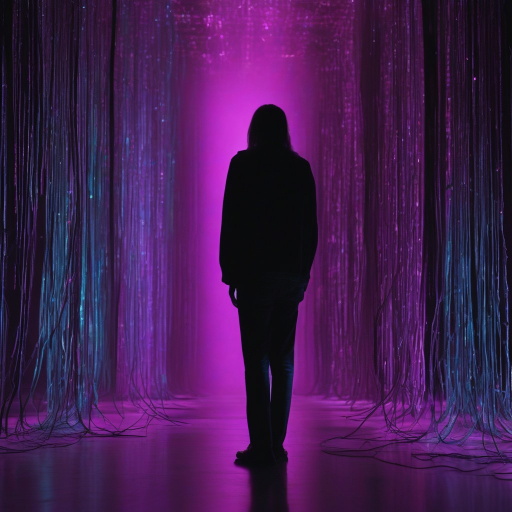
#> input picture automation/reels/library/ai-model.jpg, 1024 x 1024 px (shown at 1/2 size)
$ python -i scenes.py   (imports and definitions only)
#> lines starting #> are read from the running program, lines starting #| are printed output that depends on the picture
#> further down, picture is the input picture: PIL image 1024x1024 RGB; mean R, G, B 66.6, 28.1, 80
"""Story-themed scene picker for AIFeed Reels (free sources only, never anything that can bill).

Cascade (first one that passes its quality gate wins):
  0. cache       - a raw scene already rendered for this slug (AIFEED_SCENE_CACHE dir; samples/tests only)
  1. cloudflare  - Workers AI flux-1-schnell; ONLY when AIFEED_SCENE_CF=on (the live autopilot sets it; samples, dry runs
                   and manual renders never do, so they cannot drain the free 10k neurons/day). A dark scene is lifted; a
                   scene that came back but failed the gate is retried once with a brighter prompt (not on 429/errors).
  2. ovh         - OVHcloud AI Endpoints SDXL, anonymous (no account, no key, no card; 2 requests/min per IP) with a
                   negative prompt against text/people. Disable with AIFEED_SCENE_OVH=off.
  3. generated   - Pollinations' keyless endpoint (unreliable: 402 when busy; disable with AIFEED_SCENE_GEN=off)
  4. library     - a bundled pre-made dramatic scene for the story's theme (automation/reels/library); always available,
                   so it comes BEFORE the photo tiers (Javier's call: a ready-made dramatic scene beats a weak photo)
  5. story       - the story's own photo, only if it is a real photo, not a screenshot, and not posed people
  6. openverse   - Openverse scene search on the AI's scene keywords + theme keywords (CC0/PDM/CC BY/CC BY-SA)
  7. commons     - Wikimedia Commons scene search on the same keywords
                   (5-7 are only reached if the library is missing; set AIFEED_SCENE_ORDER to put photos earlier)
Photo sources (story/openverse/commons/feed) also reject posed people: titles like 'visits', 'meets', 'Secretary',
'portrait', 'handshake' and a cheap skin-area heuristic.
Every accepted scene is fitted to 9:16 with the subject kept in the upper half (above the headline band).
"""
import hashlib, io, json, math, os, re, sys, urllib.error, urllib.parse, urllib.request
import numpy as np
from PIL import Image, ImageFilter

UA = {'User-Agent': 'aifeed-reels/1.0 (https://aifeed.run)'}
HERE = os.path.dirname(os.path.abspath(__file__))
LIB_DIR = os.path.join(HERE, 'library')
FREE_LICENSES = re.compile(r'^(CC0|Public domain|CC BY(-SA)? [0-9.]+|No restrictions)$', re.I)
STYLE = ('photorealistic cinematic editorial news photograph, dramatic low-key lighting, deep shadows, rim light, '
         'shallow depth of field, the main subject clearly lit and readable, centered horizontally in the upper half of the frame, '
         'the lower part of the frame falls off into dark shadow, completely text-free image: no text, no letters, no numbers, '
         'no digits, no words, no signage, no signs, no labels, no name plates, no lecterns or podiums, no laptops, no posters, '
         'no logos, no brand marks, no watermark, any screen shows only abstract glowing lines on black with nothing written on it, '
         'no recognizable real person, people only as silhouettes or seen from behind, 35mm film grain')
# retry variant when the first Cloudflare scene is too dark: same subject, brighter key light (still moody, still text-free)
BRIGHT_STYLE = STYLE.replace('dramatic low-key lighting, deep shadows, rim light',
                             'dramatic but bright lighting, a strong warm key light fully illuminating the subject, glowing highlights, '
                             'medium exposure, rim light').replace('the lower part of the frame falls off into dark shadow',
                             'the lower third of the frame is darker')
# scene descriptions that invite fake writing; such LLM scene prompts are replaced by the theme scene
TEXT_PRONE = re.compile(r'\b(signs?|signage|lecterns?|podiums?|name ?plates?|laptops?|phones?|smartphones?|documents?|papers?|'
                        r'newspapers?|headlines?|books?|posters?|banners?|billboards?|storefronts?|labels?|dashboards?|'
                        r'keyboards?|notebooks?|whiteboards?|placards?|letters?|words?|text|caption|logo|brand|ticker|'
                        r'numbers?|digits?|charts? with|spreadsheets?|tablets?|monitors? showing|screens? showing|mixing (desk|console)|consoles?)\b', re.I)

# theme rules: (regex on headline+summary, scene subject for generation, Commons keyword queries)
THEMES = [
    (r'credit default|cds|\bdebt\b|bond|default|distress|selloff|sell-off|plunge|crash|bubble|losses?\b',
     'a stressed trader seen in profile silhouette in the upper half of the frame, head in hand, rim-lit by red light, in front of a wall of blurred monitors that show only thick glowing red downward-crashing lines on pure black, the trader centered in the frame',
     ['stock market crash screen red', 'trading floor screens']),
    (r'genom|\bdna\b|gene\b|genes\b|protein|biolog|cell\b|drug discovery|alphafold',
     'a colossal glowing cyan DNA double helix hologram filling the whole upper half of the frame from edge to edge, twisting diagonally, violently glitching and fragmenting into hundreds of red and cyan shards and particles, in a vast pitch-black space, a tiny lone silhouette seen from behind far below it looking up',
     ['DNA gel electrophoresis UV', 'DNA sequencing laboratory']),
    (r'data ?cent|datacenter|server|compute|gpu cluster|coreweave|stargate|power grid|electricity',
     'a long dark data center corridor of server racks with blue status lights vanishing into the distance, a lone silhouette walking away in hard backlight',
     ['data center server racks', 'server room']),
    (r'chip|semiconductor|nvidia|tsmc|\bamd\b|wafer|export control',
     'a dramatic macro shot of a glowing processor chip on a circuit board, blank unmarked surface, red and blue light trails, filling the upper half of the frame',
     ['silicon wafer', 'computer chip macro']),
    (r'fbi|arrest|spy|espionage|lawsuit|court|judge|sued|indict|police|charges',
     'a lone man silhouette standing in a vast dark empty room, seen from behind, caught in a single hard white spotlight from above, red and blue police light streaming through window blinds behind him, long dramatic shadow, bare empty floor, no furniture',
     ['courtroom', 'police tape night']),
    (r'congress|senate|white house|regulat|law\b|bill\b|policy|government|ban\b|eu ai act',
     'the US Capitol dome at night under dramatic storm clouds and lightning, red and blue light, the dome in the upper half of the frame',
     ['United States Capitol night']),
    (r'robot|humanoid|optimus|autonomous|self-driving|waymo|drone',
     'a humanoid robot head and shoulders in a dark factory, hard rim light, looking at its own raised hand, in the upper half of the frame',
     ['humanoid robot', 'industrial robot arm']),
    (r'music|song|singer|artist|youtube|spotify|film|hollywood|actor|voice clone',
     'a large vintage chrome studio microphone, brightly lit by a single warm golden spotlight, large in the upper half of the frame, a glowing golden audio waveform floating in the dark air beside it, empty dark background, no equipment, no people',
     ['recording studio microphone', 'concert stage lights']),
    (r'phone|smartphone|iphone|pixel|call|assistant|voice',
     'a hand silhouette lit by a soft glow from below in a dark room, abstract light trails',
     ['smartphone in hand dark']),
    (r'safety|risk|danger|harm|security|hack|breach|leak|vulnerab|malware',
     'a dark room washed in pulsing red alert light, a silhouette seen from behind facing a wall of abstract red light',
     ['security operations center', 'server room red light']),
    (r'funding|raises|valuation|ipo|investor|billion|acquisition|acquire|deal',
     'a lone silhouette at the floor-to-ceiling window of a dark glass skyscraper at night overlooking a glowing city',
     ['skyscraper boardroom night', 'stock exchange']),
    (r'health|medical|hospital|doctor|patient|clinic|\bfda\b|cancer|diagnos',
     'a dark hospital corridor at night, a single gurney silhouette under a hard cold overhead light, teal and red glow, long shadows, no people',
     ['hospital corridor night', 'operating room lights']),
    (r'model|llm|chatbot|gpt|gemini|claude|grok|openai|anthropic|agent',
     'a lone silhouette seen from behind facing a towering wall of flowing neural network light, glowing threads and nodes, dark room',
     ['neural network visualization', 'computer screen code dark']),
]
# library keys, parallel to THEMES (+ 'default'); automation/reels/library/library.json maps each key to bundled scenes
THEME_KEYS = ['markets', 'genome', 'datacenter', 'chip', 'legal', 'policy', 'robot', 'music', 'device', 'security',
              'funding', 'medical', 'ai-model']
DEFAULT_THEME = ('a silhouette at a dark window overlooking glowing city lights at night',
                 ['computer screen code dark'])


# [24 lines left out: functions theme_for, theme_key, scene_prompt, not called in this run]


def scene_keywords(post):
    kw = [k for k in (post.get('sceneKeywords') or []) if isinstance(k, str) and k.strip()]
    return kw[:3] + theme_for(post)[1]


# ---------- rule-based punch headline (used when the pipeline has no LLM punch) ----------
CUT = re.compile(r'\s(?:as|amid|after|while|because|according to|despite|following|with|says|said|tells|who|which|that)\s|[:\u2014\u2013;]|,\s', re.I)
FILLER = {'the', 'a', 'an', 'our', 'its', 'their', 'very', 'really', 'just'}
TAIL_STOP = {'of', 'to', 'with', 'for', 'on', 'in', 'and', 'or', 'who', 'will', 'can', 'must', 'the', 'a', 'an', 'is', 'are', 'at', 'by'}
MAXCH = 58  # Anton at poster size fits ~14-15 chars per line; 4 lines


# [36 lines left out: functions _balanced, rule_punch, not called in this run]


STOPW = {'a', 'an', 'the', 'of', 'to', 'for', 'in', 'on', 'at', 'by', 'and', 'or', 'with', 'as', 'is', 'are', 'its', 'from', 'over', 'into'}


# [41 lines left out: functions word_root, same_root, repeated_roots, valid_punch, not called in this run]


# ---------- quality gate ----------
def detail(img):
    g = np.asarray(img.convert('L').resize((270, 480))).astype(np.float32)
    return float(np.abs(np.diff(g, axis=1)).mean() + np.abs(np.diff(g, axis=0)).mean())


# [19 lines left out: function gate, not called in this run]


MAX_STRETCH, MIN_GAMMA, NEAR_BLACK = 1.5, .6, 9.0


# [28 lines left out: functions lift, flat_fraction, not called in this run]


POSED = re.compile(r'\b(visit(s|ed|ing)?|meets?|meeting|secretary|minister|president|governor|senator|congress(man|woman)|mayor|'
                   r'ambassador|chairman|chairwoman|ceo|founder|portrait|headshot|head shot|handshake|shak(es|ing) hands|'
                   r'pose[sd]?|posing|ceremony|signing|delegation|press conference|speaks?|speaking|speech|interview|award|'
                   r'summit|official photo|greets?|tours?|toured|welcomes?|delivers? remarks|keynote|panel)\b', re.I)


# photos that are really charts, documents, scans or graphics (they carry text/numbers)
GRAPHIC = re.compile(r'\b(chart|graph|diagram|plot|map|screenshot|screen ?shot|infographic|logo|poster|document|scan|'
                     r'microscop\w*|afm|sem image|texture|pattern|wallpaper|render(ing)?|illustration|vector|icon|sign)s?\b', re.I)


# [40 lines left out: functions skin_fraction, saturation, posed_reason, photo_gate, not called in this run]


# ---------- 9:16 fitting ----------
def fit_portrait(img, W=1080, H=1920, top_frac=.03):
    """Landscape scene -> 9:16 keeping the most detailed vertical band (the subject), extended top/bottom with the
    image's own edge tones, subject in the upper half. Portrait images are just cover-cropped."""
#> called with W = 1080, H = 1920, top_frac = 0.03
    img = img.convert('RGB'); w, h = img.size
    if 0.75 < w / h <= 1.25:
        # square-ish (Workers AI flux-1-schnell returns 1024x1024): keep the full frame at full width, high in the canvas,
        # so the subject sits above the headline band; extend above/below with the image's own edge tones
        # slight push-in (1.12x, centered crop) and the image's center (where flux puts the subject) at ~30% of the
        # frame height, so the subject sits in the upper half, clear of the headline band (y 900-1520)
        s = 1.12 * W / w; im = img.resize((int(w * s + .5), int(h * s + .5)), Image.LANCZOS)
        l = (im.width - W) // 2; up = max(0, int(im.height / 2 - H * .27))  # image center at ~27% of the frame height
        im = im.crop((l, up, l + W, im.height)); a = np.asarray(im).astype(np.float32)
#> after `im = im.crop((l, up, l + W, im.height))`:
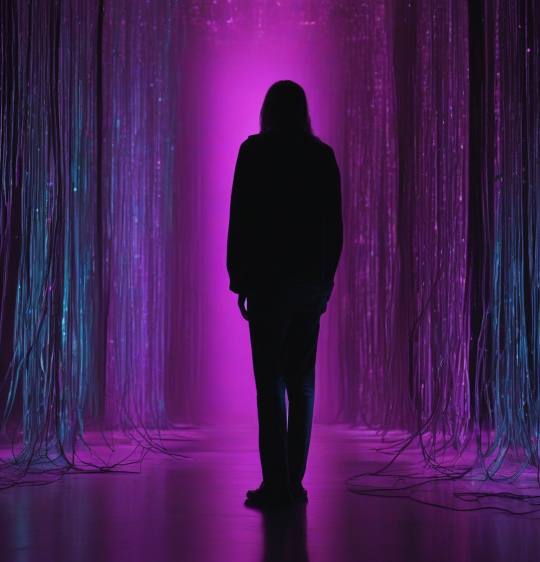
#> im: PIL image 1080x1124 RGB (shown at 1/2 size); mean R, G, B 70.4, 29.1, 84.4
        hh = a.shape[0]; top = 0; c = np.zeros((H, W, 3), np.float32)
        tb, bb = a[:20].mean((0, 1)), a[-40:].mean((0, 1))
#> tb = [73.74, 25.33, 76.8]; bb = [60.8, 22.27, 68]
        c[:top] = tb; c[top:top + hh] = a[:H - top]; c[top + hh:] = bb
#> after `c[top:top + hh] = a[:H - top]`:
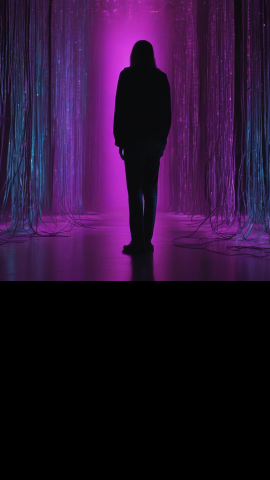
#> c: shape (1920, 1080, 3) float32 (shown at 1/4 size); mean of channels 0, 1, 2 41.2, 17, 49.4; drawn as R, G, B
#> after `c[top + hh:] = bb`:
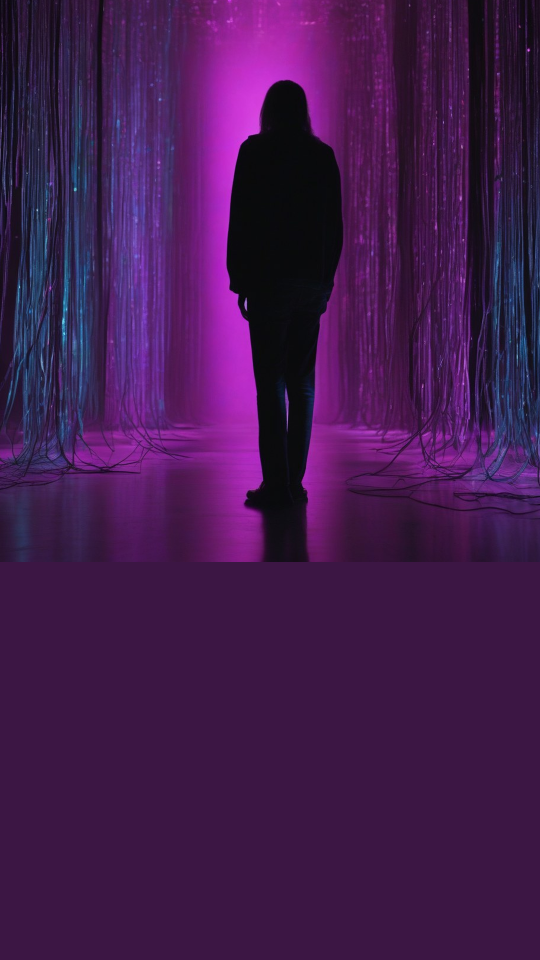
#> c: shape (1920, 1080, 3) float32 (shown at 1/2 size); mean of channels 0, 1, 2 67.7, 27, 77.7; drawn as R, G, B
        f = 90
        for i in range(f):
            t = i / f
            if top: c[top + i] = tb * (1 - t) + a[i] * t
            if top + hh <= H: c[top + hh - f + i] = a[hh - f + i] * (1 - t) + bb * t
        c += np.random.default_rng(1).normal(0, 2.5, c.shape)
        return Image.fromarray(c.clip(0, 255).astype('uint8')).filter(ImageFilter.UnsharpMask(2, 50, 2))
    if w / h <= 0.75:
        s = max(W / w, H / h); im = img.resize((int(w * s + .5), int(h * s + .5)), Image.LANCZOS)
        l, t = (im.width - W) // 2, int((im.height - H) * .35)
        return im.crop((l, t, l + W, t + H))
    cw = min(w, int(h * .74))  # band ~ head-to-monitor width used on the approved covers
    g = np.asarray(img.convert('L')).astype(np.float32)
    energy = np.abs(np.diff(g, axis=1)).sum(0) + np.abs(np.diff(g, axis=0)).sum(0)[:-1]
    win = np.convolve(energy, np.ones(cw), 'valid')
    x0 = int(np.argmax(win)) if len(win) else 0
    a = np.asarray(img.crop((x0, 0, x0 + cw, h))).astype(np.float32)
    ch = int(cw * 16 / 9); top = int(ch * top_frac)
    c = np.zeros((ch, cw, 3), np.float32)
    tb, bb = a[:20].mean((0, 1)), a[-40:].mean((0, 1))
    c[:top] = tb; c[top:top + h] = a[:ch - top]; c[top + h:] = bb
    f = max(1, int(h * .08))
    for i in range(min(f, h)):
        t = i / f
        if top:
            c[top + i] = tb * (1 - t) + a[i] * t
        if top + h <= ch:
            c[top + h - f + i] = a[h - f + i] * (1 - t) + bb * t
    c += np.random.default_rng(1).normal(0, 3.0, c.shape)
    out = Image.fromarray(c.clip(0, 255).astype('uint8')).resize((W, H), Image.LANCZOS)
    return out.filter(ImageFilter.UnsharpMask(2, 60, 2))


# ---------- sources ----------
# [16 lines left out: function generated, not called in this run]


def cf_enabled():
    """Cloudflare's free daily allowance is shared by everything; only the live autopilot turns it on."""
    return os.environ.get('AIFEED_SCENE_CF', 'off').strip().lower() in ('on', '1', 'true', 'yes')


# [21 lines left out: function cloudflare, not called in this run]


SDXL_STYLE = ('photorealistic cinematic editorial news photograph, dramatic low-key lighting, rim light, deep shadows, '
              'subject in the upper half of the frame, dark lower third, 35mm film grain, highly detailed')
SDXL_NEG = ('text, letters, words, numbers, digits, writing, signage, sign, label, caption, logo, watermark, signature, '
            'face, portrait, close-up of a person, crowd, cartoon, illustration, drawing, graphic, 3d render, lowres, blurry, deformed, '
            'frame, border, white border, polaroid, vignette frame, bright overexposed')
OVH_URL = 'https://stable-diffusion-xl.endpoints.kepler.ai.cloud.ovh.net/api/text2image'


def sdxl_prompt(post):
    subject = scene_prompt(post).split(', photorealistic')[0]
    return subject + ', ' + SDXL_STYLE


# [52 lines left out: functions ovh, cached, library, not called in this run]


QSTOP = {'a', 'an', 'the', 'of', 'in', 'on', 'and', 'or', 'with', 'for', 'to', 'at', 'by', 'from', 'abstract', 'digital',
         'visualization', 'technology', 'concept', 'photo', 'image', 'dark', 'night', 'red', 'blue', 'light', 'lights'}


# [6 lines left out: function relevant, not called in this run]


OV_LICENSES = {'cc0': 'CC0', 'pdm': 'Public domain', 'by': 'CC BY', 'by-sa': 'CC BY-SA'}


# [39 lines left out: functions openverse, story_photo, not called in this run]


def clean(s):
    import html
    return re.sub(r'\s+', ' ', html.unescape(re.sub(r'<[^>]+>', ' ', s or ''))).strip()


# [25 lines left out: function commons, not called in this run]


DEFAULT_ORDER = 'cache,cloudflare,ovh,generated,library,story,openverse,commons'  # ready-made library before photos
GENERATED = ('cloudflare', 'cloudflare-bright', 'ovh', 'generated', 'cache')


# [56 lines left out: function pick_scene, not called in this run]

>>> from PIL import Image
>>> picture = Image.open('library/ai-model.jpg')
>>> result = fit_portrait(picture)

$ run again, on automation/reels/library/datacenter.jpg
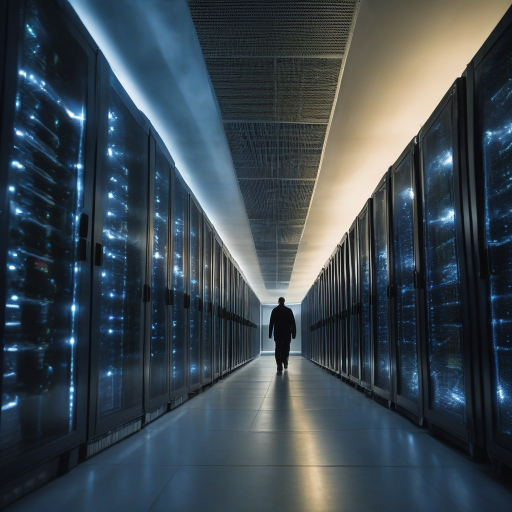
#> input picture automation/reels/library/datacenter.jpg, 1024 x 1024 px (shown at 1/2 size)
#> picture is the input picture: PIL image 1024x1024 RGB; mean R, G, B 59.6, 71.2, 79.1
#> in fit_portrait, `im = im.crop((l, up, l + W, im.height))`:
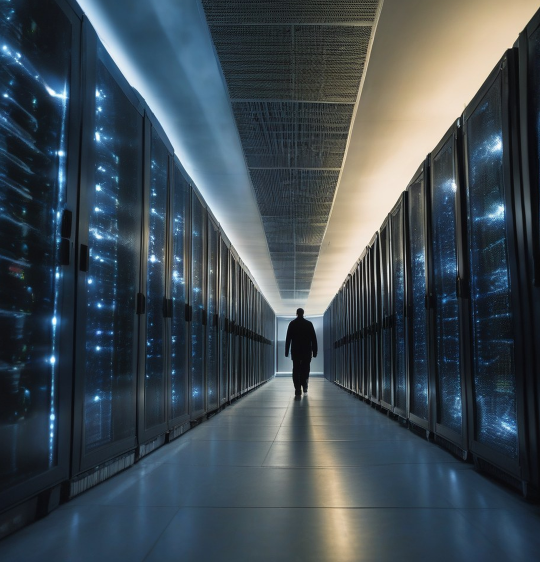
#> im: PIL image 1080x1124 RGB (shown at 1/2 size); mean R, G, B 63.4, 74.9, 82.6
#> tb = [77.77, 85.54, 84.8]; bb = [54.55, 69.74, 81.06]
#> in fit_portrait, `c[top + hh:] = bb`:
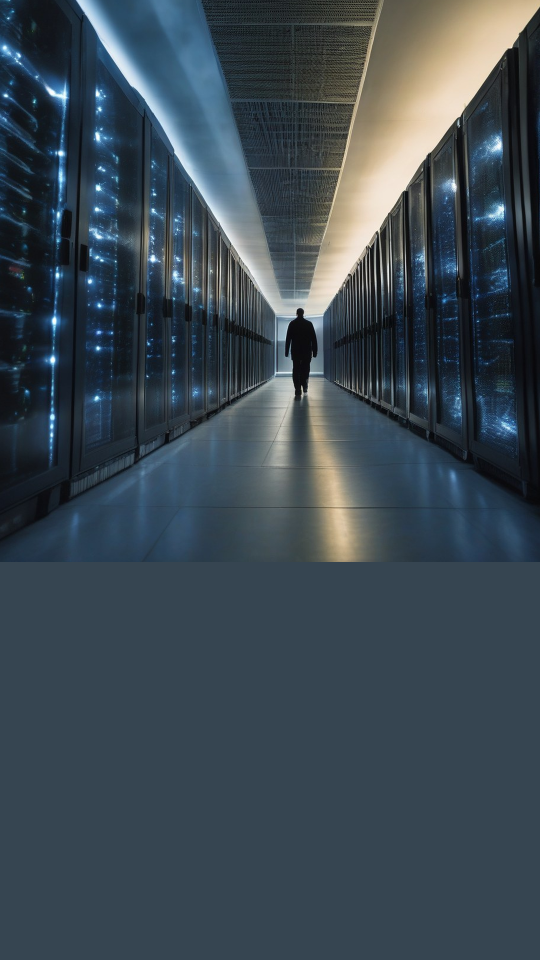
#> c: shape (1920, 1080, 3) float32 (shown at 1/2 size); mean of channels 0, 1, 2 60.3, 72.7, 81.5; drawn as R, G, B

$ run again, on automation/reels/library/default.jpg
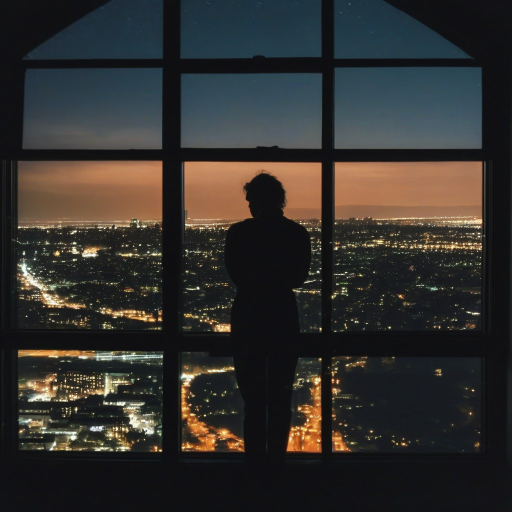
#> input picture automation/reels/library/default.jpg, 1024 x 1024 px (shown at 1/2 size)
#> picture is the input picture: PIL image 1024x1024 RGB; mean R, G, B 50.4, 48.2, 45.5
#> in fit_portrait, `im = im.crop((l, up, l + W, im.height))`:
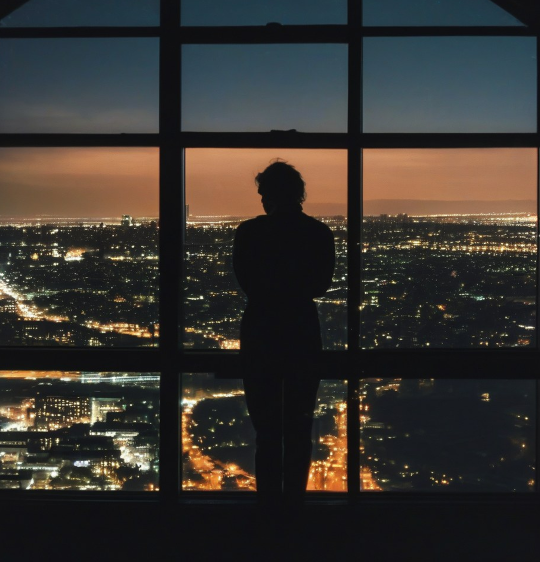
#> im: PIL image 1080x1124 RGB (shown at 1/2 size); mean R, G, B 55.6, 52, 47.9
#> tb = [30.35, 48.81, 59.66]; bb = [16.32, 16.57, 19.8]
#> in fit_portrait, `c += np.random.default_rng(1).normal(0, 2.5, c.shape)`:
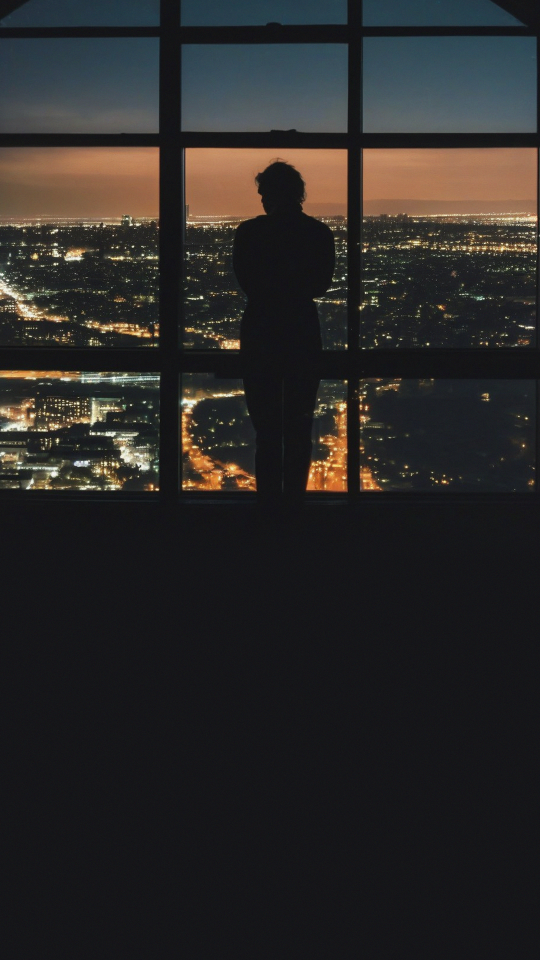
#> c: shape (1920, 1080, 3) float32 (shown at 1/2 size); mean of channels 0, 1, 2 39.3, 37.3, 36.2; drawn with min black and max white
